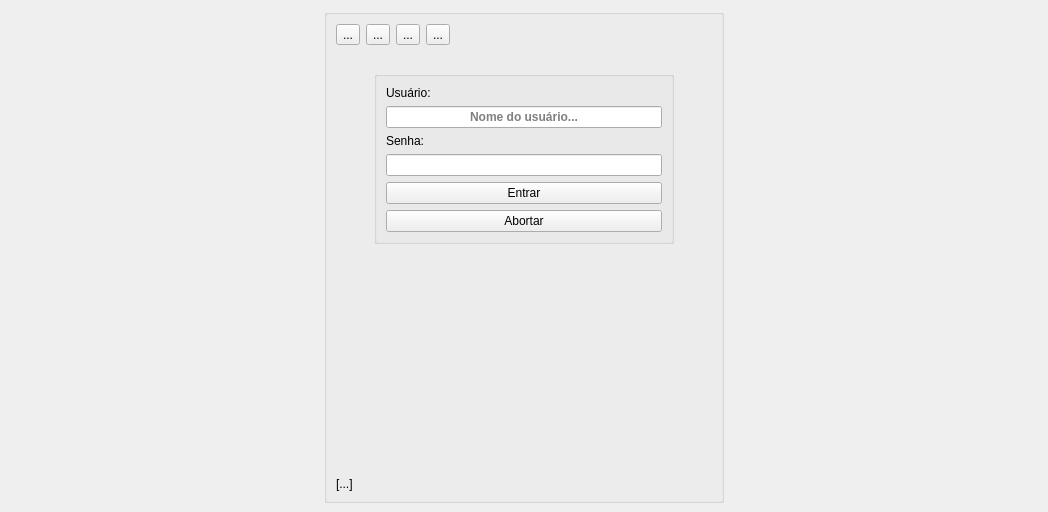
<?xml version="1.0" encoding="UTF-8"?>
<ui version="4.0">
 <class>Login</class>
 <widget class="QWidget" name="Login">
  <property name="geometry">
   <rect>
    <x>0</x>
    <y>0</y>
    <width>1048</width>
    <height>512</height>
   </rect>
  </property>
  <property name="windowTitle">
   <string>Severino ToolKit</string>
  </property>
  <property name="windowIcon">
   <iconset resource="thema.qrc">
    <normaloff>:/images/iconeSeverino.ico</normaloff>:/images/iconeSeverino.ico</iconset>
  </property>
  <layout class="QVBoxLayout" name="verticalLayout_3">
   <property name="spacing">
    <number>0</number>
   </property>
   <property name="leftMargin">
    <number>0</number>
   </property>
   <property name="topMargin">
    <number>0</number>
   </property>
   <property name="rightMargin">
    <number>0</number>
   </property>
   <property name="bottomMargin">
    <number>0</number>
   </property>
   <item>
    <widget class="QWidget" name="widgetPrincipal" native="true">
     <layout class="QHBoxLayout" name="horizontalLayout">
      <item>
       <widget class="QGroupBox" name="groupBox_LoginPanel">
        <property name="maximumSize">
         <size>
          <width>400</width>
          <height>16777215</height>
         </size>
        </property>
        <property name="title">
         <string/>
        </property>
        <layout class="QVBoxLayout" name="verticalLayout">
         <item>
          <layout class="QHBoxLayout" name="horizontalLayout_3">
           <item>
            <widget class="QToolButton" name="toolButtonAdm">
             <property name="toolTip">
              <string>&lt;html&gt;&lt;head/&gt;&lt;body&gt;&lt;p align=&quot;center&quot;&gt;&lt;span style=&quot; font-size:10pt; font-weight:600;&quot;&gt;Acessar painel de gestão de usuários.&lt;/span&gt;&lt;/p&gt;&lt;p align=&quot;center&quot;&gt;&lt;img src=&quot;:/images/iconeSeverino.png&quot;/&gt;&lt;/p&gt;&lt;/body&gt;&lt;/html&gt;</string>
             </property>
             <property name="text">
              <string>...</string>
             </property>
             <property name="icon">
              <iconset resource="thema.qrc">
               <normaloff>:/images/iconeSeverino.png</normaloff>:/images/iconeSeverino.png</iconset>
             </property>
            </widget>
           </item>
           <item>
            <widget class="QToolButton" name="botaoPerfilFacebook">
             <property name="toolTip">
              <string>&lt;html&gt;&lt;head/&gt;&lt;body&gt;&lt;p&gt;&lt;br/&gt;&lt;/p&gt;&lt;p&gt;&lt;span style=&quot; font-weight:600; font-style:italic;&quot;&gt;Facebook: &lt;/span&gt;&lt;a href=&quot;http://facebook.com/fallomermo&quot;&gt;&lt;span style=&quot; text-decoration: underline; color:#007af4;&quot;&gt;http://facebook.com/fallomermo&lt;/span&gt;&lt;/a&gt;&lt;/p&gt;&lt;p&gt;&lt;br/&gt;&lt;/p&gt;&lt;/body&gt;&lt;/html&gt;</string>
             </property>
             <property name="text">
              <string>...</string>
             </property>
             <property name="icon">
              <iconset resource="thema.qrc">
               <normaloff>:/images/facebook-app-logo.png</normaloff>:/images/facebook-app-logo.png</iconset>
             </property>
            </widget>
           </item>
           <item>
            <widget class="QToolButton" name="botaoPerfilInstagram">
             <property name="toolTip">
              <string>&lt;html&gt;&lt;head/&gt;&lt;body&gt;&lt;p&gt;&lt;br/&gt;&lt;/p&gt;&lt;p&gt;&lt;span style=&quot; font-weight:600;&quot;&gt;Instagram: &lt;/span&gt;&lt;a href=&quot;http://instagram.com/fallomermo&quot;&gt;&lt;span style=&quot; font-weight:600; text-decoration: underline; color:#007af4;&quot;&gt;http://instagram.com/fallomermo&lt;/span&gt;&lt;/a&gt;&lt;/p&gt;&lt;p&gt;&lt;br/&gt;&lt;/p&gt;&lt;/body&gt;&lt;/html&gt;</string>
             </property>
             <property name="text">
              <string>...</string>
             </property>
             <property name="icon">
              <iconset resource="thema.qrc">
               <normaloff>:/images/instagram-symbol.png</normaloff>:/images/instagram-symbol.png</iconset>
             </property>
            </widget>
           </item>
           <item>
            <widget class="QToolButton" name="botaoPerfilTwitter">
             <property name="toolTip">
              <string>&lt;html&gt;&lt;head/&gt;&lt;body&gt;&lt;p&gt;&lt;br/&gt;&lt;/p&gt;&lt;p&gt;&lt;span style=&quot; font-weight:600;&quot;&gt;Twitter: &lt;/span&gt;&lt;a href=&quot;http://twitter.com/fallomermo&quot;&gt;&lt;span style=&quot; font-weight:600; text-decoration: underline; color:#007af4;&quot;&gt;http://twitter.com/fallomermo&lt;/span&gt;&lt;/a&gt;&lt;/p&gt;&lt;p&gt;&lt;br/&gt;&lt;/p&gt;&lt;/body&gt;&lt;/html&gt;</string>
             </property>
             <property name="text">
              <string>...</string>
             </property>
             <property name="icon">
              <iconset resource="thema.qrc">
               <normaloff>:/images/twitter-logo-on-black-background.png</normaloff>:/images/twitter-logo-on-black-background.png</iconset>
             </property>
            </widget>
           </item>
           <item>
            <spacer name="horizontalSpacer_3">
             <property name="orientation">
              <enum>Qt::Horizontal</enum>
             </property>
             <property name="sizeHint" stdset="0">
              <size>
               <width>40</width>
               <height>20</height>
              </size>
             </property>
            </spacer>
           </item>
          </layout>
         </item>
         <item>
          <widget class="QLabel" name="label_logo">
           <property name="frameShape">
            <enum>QFrame::NoFrame</enum>
           </property>
           <property name="text">
            <string/>
           </property>
           <property name="alignment">
            <set>Qt::AlignCenter</set>
           </property>
          </widget>
         </item>
         <item>
          <layout class="QHBoxLayout" name="horizontalLayout_2">
           <item>
            <spacer name="horizontalSpacer_2">
             <property name="orientation">
              <enum>Qt::Horizontal</enum>
             </property>
             <property name="sizeHint" stdset="0">
              <size>
               <width>40</width>
               <height>20</height>
              </size>
             </property>
            </spacer>
           </item>
           <item>
            <widget class="QGroupBox" name="groupBox_InputLogin">
             <property name="minimumSize">
              <size>
               <width>300</width>
               <height>0</height>
              </size>
             </property>
             <property name="maximumSize">
              <size>
               <width>300</width>
               <height>250</height>
              </size>
             </property>
             <property name="title">
              <string/>
             </property>
             <layout class="QVBoxLayout" name="verticalLayout_4">
              <item>
               <widget class="QLabel" name="label_Usuario">
                <property name="text">
                 <string>Usuário:</string>
                </property>
                <property name="alignment">
                 <set>Qt::AlignLeading|Qt::AlignLeft|Qt::AlignVCenter</set>
                </property>
               </widget>
              </item>
              <item>
               <layout class="QVBoxLayout" name="verticalLayout_Labels">
                <item>
                 <widget class="QLineEdit" name="campoUsuario">
                  <property name="font">
                   <font>
                    <weight>75</weight>
                    <bold>true</bold>
                   </font>
                  </property>
                  <property name="alignment">
                   <set>Qt::AlignCenter</set>
                  </property>
                  <property name="placeholderText">
                   <string>Nome do usuário...</string>
                  </property>
                  <property name="clearButtonEnabled">
                   <bool>true</bool>
                  </property>
                 </widget>
                </item>
                <item>
                 <widget class="QLabel" name="label_Senha">
                  <property name="text">
                   <string>Senha:</string>
                  </property>
                  <property name="alignment">
                   <set>Qt::AlignLeading|Qt::AlignLeft|Qt::AlignVCenter</set>
                  </property>
                 </widget>
                </item>
                <item>
                 <widget class="QLineEdit" name="campoSenha">
                  <property name="font">
                   <font>
                    <weight>75</weight>
                    <bold>true</bold>
                   </font>
                  </property>
                  <property name="echoMode">
                   <enum>QLineEdit::Password</enum>
                  </property>
                  <property name="alignment">
                   <set>Qt::AlignCenter</set>
                  </property>
                  <property name="clearButtonEnabled">
                   <bool>true</bool>
                  </property>
                 </widget>
                </item>
               </layout>
              </item>
              <item>
               <layout class="QVBoxLayout" name="verticalLayout_Buttons">
                <item>
                 <widget class="QPushButton" name="botaoEntrar">
                  <property name="text">
                   <string>Entrar</string>
                  </property>
                  <property name="autoDefault">
                   <bool>true</bool>
                  </property>
                 </widget>
                </item>
                <item>
                 <widget class="QPushButton" name="botaoAbortar">
                  <property name="text">
                   <string>Abortar</string>
                  </property>
                 </widget>
                </item>
               </layout>
              </item>
             </layout>
            </widget>
           </item>
           <item>
            <spacer name="horizontalSpacer_1">
             <property name="orientation">
              <enum>Qt::Horizontal</enum>
             </property>
             <property name="sizeHint" stdset="0">
              <size>
               <width>40</width>
               <height>20</height>
              </size>
             </property>
            </spacer>
           </item>
          </layout>
         </item>
         <item>
          <spacer name="verticalSpacer">
           <property name="orientation">
            <enum>Qt::Vertical</enum>
           </property>
           <property name="sizeHint" stdset="0">
            <size>
             <width>20</width>
             <height>227</height>
            </size>
           </property>
          </spacer>
         </item>
         <item>
          <widget class="QLabel" name="labelStatus">
           <property name="text">
            <string>[...]</string>
           </property>
          </widget>
         </item>
        </layout>
       </widget>
      </item>
     </layout>
    </widget>
   </item>
  </layout>
 </widget>
 <tabstops>
  <tabstop>campoUsuario</tabstop>
  <tabstop>campoSenha</tabstop>
  <tabstop>botaoEntrar</tabstop>
  <tabstop>botaoAbortar</tabstop>
  <tabstop>toolButtonAdm</tabstop>
  <tabstop>botaoPerfilFacebook</tabstop>
  <tabstop>botaoPerfilInstagram</tabstop>
  <tabstop>botaoPerfilTwitter</tabstop>
 </tabstops>
 <resources>
  <include location="thema.qrc"/>
 </resources>
 <connections/>
</ui>
